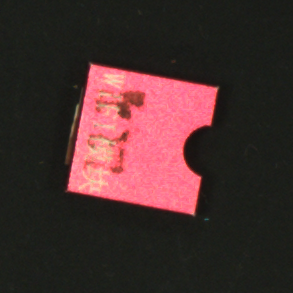
#> input picture python/org_muban/muban_5.bmp, 293 x 293 px, found by its file name
$ python gaoshi_shape_lcp.py
#> lines starting #> are read from the running program, lines starting #| are printed output that depends on the picture; after the words box and inside, x2 and y2 are one past the last pixel; in counts of white or black regions, pixels touching at a corner belong together; long printed decimals are rounded
import cv2
import numpy as np
import matplotlib.pyplot as plt
from scipy.optimize import minimize
import math
import time
def radian_to_degree(radian):
    """
    将弧度转换为角度
    :param radian: 弧度值
    :return: 对应的角度值
    """
    degree = math.degrees(radian)
    return degree

def visualize_corners(img_gray, corners):
    # 将角点绘制在灰度图像上
    img_copy = img_gray.copy()
    for corner in corners:
        x, y = corner.ravel()
        cv2.circle(img_copy, (int(x), int(y)), radius=3, color=255, thickness=-1)
    cv2.imshow('Corners', img_copy)
    cv2.waitKey(0)
    cv2.destroyAllWindows()

def visualize_weights_color(img_gray, points, weights, max_weight=100.0):
    # 创建一个与灰度图像大小相同的彩色图像，用于显示权重
    weight_img = np.zeros((img_gray.shape[0], img_gray.shape[1], 3), dtype=np.uint8)

    # 将权重值映射到颜色空间
    for pt, weight in zip(points, weights):
        x, y = pt.astype(int)
        # 使用Blue到Red的颜色映射
        weight_img[y, x] = np.array([int(weight / max_weight * 255), 0, int((1 - weight / max_weight) * 255)])

    # 显示结果图像
    cv2.imshow('Weight Map (Color)', weight_img)
    cv2.waitKey(0)
    cv2.destroyAllWindows()

def shape_context_matching(img1, img2, n_points=100, sigma=2):
    import cv2
    import numpy as np
    import time
    from scipy.spatial.distance import cdist
    from scipy.optimize import differential_evolution
    import math

    def sample_contour_points(img, n):
        contours, _ = cv2.findContours(img, cv2.RETR_EXTERNAL, cv2.CHAIN_APPROX_NONE)
        cnt = max(contours, key=cv2.contourArea)
        idx = np.round(np.linspace(0, len(cnt) - 1, n)).astype(int)
        return cnt[idx, 0, :]

    def compute_centroid_mask_from_points(img_shape, points):
        mask = np.zeros(img_shape, dtype=np.uint8)
        cv2.drawContours(mask, [points.astype(np.int32)], -1, 255, thickness=-1)
        M = cv2.moments(mask)
        cx = M['m10'] / M['m00']
        cy = M['m01'] / M['m00']
        return np.array([cx, cy], dtype=np.float32)

    def transform_points(points, theta, scale):
        R = np.array([
            [np.cos(theta), -np.sin(theta)],
            [np.sin(theta),  np.cos(theta)]
        ])
        return scale * points @ R.T

    def generate_gaussian_weightmap(points, img_shape, sigma=5):
        heatmap = np.zeros(img_shape, dtype=np.float32)
        x_coords, y_coords = np.meshgrid(np.arange(img_shape[1]), np.arange(img_shape[0]))
        for (px, py) in points:
            if 0 <= px < img_shape[1] and 0 <= py < img_shape[0]:
                dx = x_coords - px
                dy = y_coords - py
                dist_sq = dx**2 + dy**2
                kernel = np.exp(-dist_sq / (2 * sigma**2))
                heatmap += kernel
        heatmap /= np.max(heatmap)
        return heatmap

    def query_weights_from_heatmap(points, heatmap):
        h, w = heatmap.shape
        weights = []
        for pt in points:
            x, y = int(round(pt[0])), int(round(pt[1]))
            if 0 <= x < w and 0 <= y < h:
                weights.append(heatmap[y, x])
            else:
                weights.append(0)
        return np.array(weights, dtype=np.float32)

    def weighted_hausdorff_distance(params, src, dst, weights_src, weights_dst):
        theta, scale = params
        transformed = transform_points(src, theta, scale)
        D = cdist(transformed, dst)
        d1 = np.min(D, axis=1)
        d1_weighted = d1 * weights_src
        d2 = np.min(D, axis=0)
        d2_weighted = d2 * weights_dst
        return max(np.max(d1_weighted), np.max(d2_weighted))

    # 轮廓点提取与居中
    pts1 = sample_contour_points(img1, n_points).astype(np.float32)
    pts2 = sample_contour_points(img2, n_points).astype(np.float32)

    center1 = compute_centroid_mask_from_points(img1.shape, pts1)
    center2 = compute_centroid_mask_from_points(img2.shape, pts2)

    pts1_centered = pts1 - center1
    pts2_centered = pts2 - center2

    # ⬇️ 使用高斯热力图方式生成权重 ⬇️
    heatmap1 = generate_gaussian_weightmap(pts1_centered + center1, img1.shape, sigma=sigma)
    heatmap2 = generate_gaussian_weightmap(pts2_centered + center2, img2.shape, sigma=sigma)

    weights1 = query_weights_from_heatmap(pts1_centered + center1, heatmap1)
    weights2 = query_weights_from_heatmap(pts2_centered + center2, heatmap2)

    # ⬇️ Hausdorff优化匹配 ⬇️
    bounds = [(-np.pi, np.pi), (0.3, 1.9)]
    start_time = time.time()
    result = differential_evolution(
        weighted_hausdorff_distance,
        bounds,
        args=(pts1_centered, pts2_centered, weights1, weights2),
        strategy='best1bin',
        maxiter=40,
        tol=1e-3,
        polish=True
    )
    theta_opt, scale_opt = result.x
    end_time = time.time()
    print("Optimization time: {:.2f}s".format(end_time - start_time))

    # 应用变换 + 平移还原
    pts1_transformed = transform_points(pts1_centered, theta_opt, scale_opt) + center2

    return pts1_transformed, pts2, theta_opt, scale_opt

if __name__ == '__main__':
    img1 = cv2.imread('org_muban\muban_5.bmp', 0)
#> img1: shape (293, 293); min 19, max 221, mean 53.2
    M = cv2.getRotationMatrix2D((img1.shape[1]//2, img1.shape[0]//2), 59,0.7)
#> M = [[0.361, 0.6, 5.76], [-0.6, 0.361, 181]]
    img2 = cv2.warpAffine(img1, M, (img1.shape[1], img1.shape[0]))
    img1 = cv2.imread('model_embeddings\model_img\moban_5.jpg', 0)
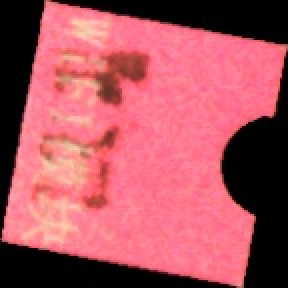
#> input picture python/model_embeddings/model_img/moban_5.jpg, 144 x 144 px, found by its file name (shown 2 times larger)
#> img1: shape (144, 144); min 0, max 219, mean 111.5
    # img2 = cv2.imread('target.png', 0)
    _, bin1 = cv2.threshold(img1, 127, 255, cv2.THRESH_BINARY+cv2.THRESH_OTSU)
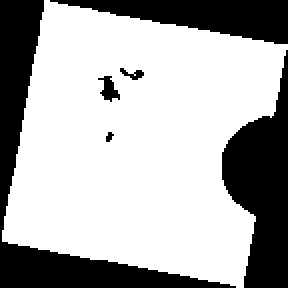
#> bin1: shape (144, 144) (shown 2 times larger); 68.3% white; 6 black regions (1 under 20 px), largest, box (x1, y1, x2, y2) and area: (0, 0, 118, 144) 2820, (111, 25, 144, 144) 2215, (25, 0, 144, 22) 1414, (49, 38, 60, 51) 74, (60, 34, 72, 40) 34
    _, bin2 = cv2.threshold(img2, 127, 255, cv2.THRESH_BINARY+cv2.THRESH_OTSU)
#> bin2: shape (293, 293); 9% white; 2 white regions

    # 方法一：Shape Context 匹配点对并可视化
    _,_,theta_opt,scale_opt = shape_context_matching(bin1, bin2, n_points=70)
#> in sample_contour_points, `contours, _ = cv2.findContours(img, cv2.RETR_EXTERNAL, cv2.CHAIN_APPRO..`: contours = 1 contour; box (x1, y1, x2, y2) and area: (1, 0, 144, 144) 14038
#> in sample_contour_points, `cnt = max(contours, key=cv2.contourArea)`: cnt = contour of 495 points, box (x1, y1, x2, y2) (1, 0, 144, 144), area 14038
#> in sample_contour_points, `idx = np.round(np.linspace(0, len(cnt) - 1, n)).astype(int)`: idx = 70 values from 0 to 494
#> in shape_context_matching, `pts1 = sample_contour_points(img1, n_points).astype(np.float32)`: pts1 = 70 pairs, first value 1 to 143, second value 0 to 142
#> in sample_contour_points (call 2), `contours, _ = cv2.findContours(img, cv2.RETR_EXTERNAL, cv2.CHAIN_APPRO..`: contours = 2 contours, 1 with area under 20; largest, box (x1, y1, x2, y2) and area: (77, 82, 205, 210) 7638
#> in shape_context_matching, `pts2 = sample_contour_points(img2, n_points).astype(np.float32)`: pts2 = 70 pairs, first value 77 to 204, second value 82 to 208
#> in compute_centroid_mask_from_points, `cv2.drawContours(mask, [points.astype(np.int32)], -1, 255, thickness=-1)`: mask: shape (144, 144); 68.8% white; 2 black regions, box (x1, y1, x2, y2) and area: (0, 0, 144, 144) 5053, (25, 0, 144, 24) 1416
#> in compute_centroid_mask_from_points, `M = cv2.moments(mask)`: M = moments, m00 3638085, centre m10/m00, m01/m00 = (68.57, 70.76)
#> in compute_centroid_mask_from_points, `cx = M['m10'] / M['m00']`: cx = 68.57
#> in compute_centroid_mask_from_points, `cy = M['m01'] / M['m00']`: cy = 70.76
#> in shape_context_matching, `center1 = compute_centroid_mask_from_points(img1.shape, pts1)`: center1 = [68.57, 70.76]
#> call 2 of compute_centroid_mask_from_points, with img_shape = (293, 293), points = array of shape (70, 2)
#> in compute_centroid_mask_from_points (call 2), `cv2.drawContours(mask, [points.astype(np.int32)], -1, 255, thickness=-1)`:
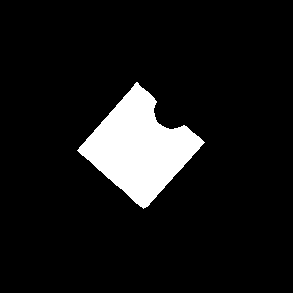
#> mask: shape (293, 293); 9.1% white; 1 white region, box (x1, y1, x2, y2) and area: (77, 82, 205, 209) 7783
#> in compute_centroid_mask_from_points (call 2), `M = cv2.moments(mask)`: M = moments, m00 1984665, centre m10/m00, m01/m00 = (138.9, 147.4)
#> in compute_centroid_mask_from_points (call 2), `cx = M['m10'] / M['m00']`: cx = 138.9
#> in compute_centroid_mask_from_points (call 2), `cy = M['m01'] / M['m00']`: cy = 147.4
#> in shape_context_matching, `center2 = compute_centroid_mask_from_points(img2.shape, pts2)`: center2 = [138.9, 147.4]
#> in shape_context_matching, `pts1_centered = pts1 - center1`: pts1_centered = 70 pairs, first value -67.57 to 74.43, second value -70.76 to 71.24
#> in shape_context_matching, `pts2_centered = pts2 - center2`: pts2_centered = 70 pairs, first value -61.88 to 65.12, second value -65.35 to 60.65
#> the loop in generate_gaussian_weightmap, `for (px, py) in points:` made 70 passes
#> (px, py) on passes 1 to 12: (22, 0), (21, 7), (20, 14), (19, 21), (17, 29), (16, 36), (14, 43), (13, 50), (12, 57), (11, 64), (10, 72), (8, 79)
#> after the loop in generate_gaussian_weightmap, `for (px, py) in points:`:
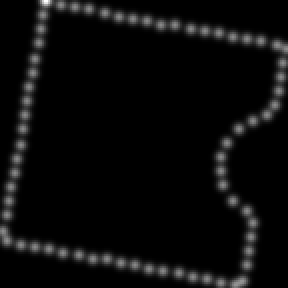
#> heatmap: shape (144, 144) float32 (shown 2 times larger); min 0, max 1.89, mean 0.0822; drawn with min black and max white
#> call 2 of generate_gaussian_weightmap, with points = array of shape (70, 2), img_shape = (293, 293), sigma = 2
#> the loop in generate_gaussian_weightmap (call 2), `for (px, py) in points:` made 70 passes
#> (px, py) on passes 1 to 12: (136, 82), (133, 86), (129, 91), (125, 95), (122, 99), (118, 103), (115, 107), (111, 111), (108, 115), (103, 120), (100, 124), (96, 128)
#> pass 1, in generate_gaussian_weightmap (call 2), `dy = y_coords - py`:
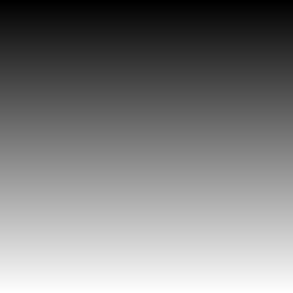
#> dy: shape (293, 293) float64; min -82, max 210, mean 64; drawn with min black and max white
#> pass 1, in generate_gaussian_weightmap (call 2), `dist_sq = dx**2 + dy**2`:
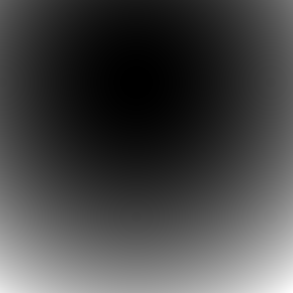
#> dist_sq: shape (293, 293) float64; min 0, max 68436, mean 18504; drawn with min black and max white
#> after the loop in generate_gaussian_weightmap (call 2), `for (px, py) in points:`:
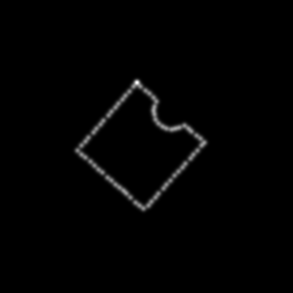
#> heatmap: shape (293, 293) float32; min 0, max 1.94, mean 0.0205; drawn with min black and max white
#> the loop in query_weights_from_heatmap, `for pt in points:` made 70 passes
#> after the loop in query_weights_from_heatmap, `for pt in points:`: weights = 70 values, max 1 at index 69, min 0.531 at index 40, mean 0.547
#> in shape_context_matching, `weights1 = query_weights_from_heatmap(pts1_centered + center1, heatmap1)`: weights1 has the same summary as weights in query_weights_from_heatmap
#> the loop in query_weights_from_heatmap (call 2), `for pt in points:` made 70 passes
#> in shape_context_matching, `weights2 = query_weights_from_heatmap(pts2_centered + center2, heatmap2)`: weights2 = 70 values, max 1 at index 0, min 0.525 at index 29, mean 0.565
#> in shape_context_matching, `result = differential_evolution( weighted_hausdorff_distance, bounds, ..`: result = 8 items
#> in shape_context_matching, `theta_opt, scale_opt = result.x`: theta_opt = -1.04; scale_opt = 0.744
#> in shape_context_matching, `pts1_transformed = transform_points(pts1_centered, theta_opt, scale_op..`: pts1_transformed = 70 pairs, first value 75.94 to 203, second value 81.98 to 208
#> theta_opt = -1.04; scale_opt = 0.744
    theta = radian_to_degree(theta_opt)
#> in radian_to_degree, `degree = math.degrees(radian)`: degree = -59.66
#> theta = -59.66
    print(theta,scale_opt)
#| -59.655 0.744
